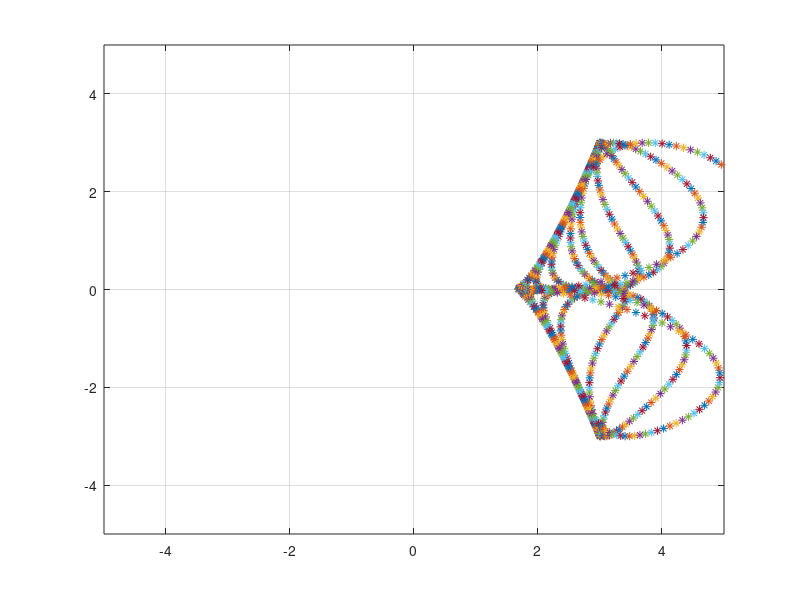

MATLAB code to generate this figure:
pi=3.1416
for t = 0:0.01:3*pi
    x = 3*cos(cos(2.9*t))*(1+(cos(3*t))^6)
    y = 3*(sin(2.9*t))^3
    axis([-5 5 -5 5]);
    plot(x,y,'*');
    pause(0.01);
    hold on
    grid on
end